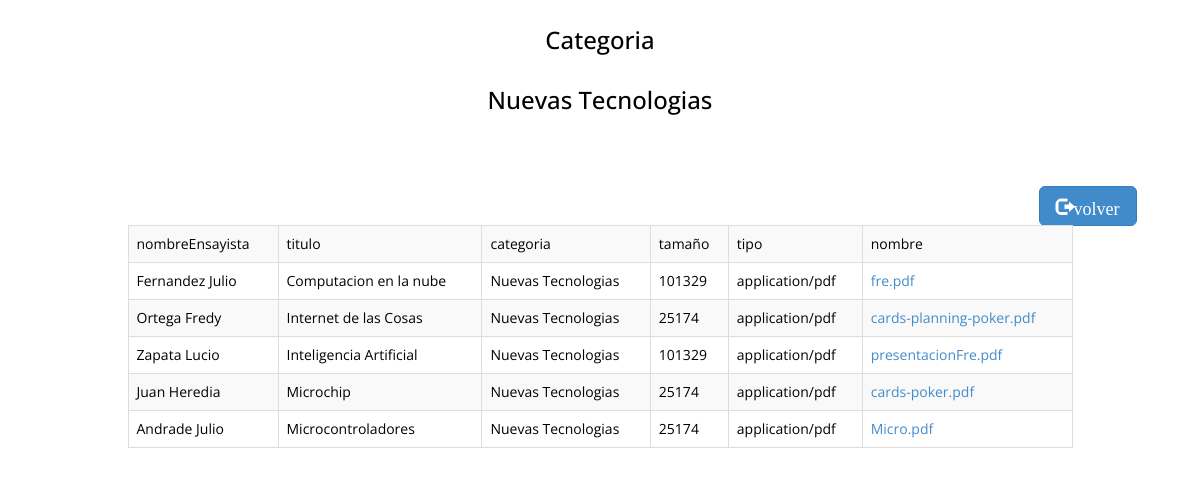
/nuevasTec.php, run on the app's committed database.
### tables this page shows
CREATE TABLE `documento` (
  `id_documento` int(10) UNSIGNED NOT NULL,
  `nombreEnsayista` varchar(150) DEFAULT NULL,
  `titulo` varchar(150) DEFAULT NULL,
  `categoria` mediumtext,
  `tamanio` int(10) UNSIGNED DEFAULT NULL,
  `tipo` varchar(150) DEFAULT NULL,
  `nombre_archivo` varchar(255) DEFAULT NULL
);

### config.inc.php (called while the page is built, shortened)
<?php
class Conect_MySql {
     var $obj = array ( "dbname"	=>	"test",
                       "dbuser"		=>	"root"		,
                       "dbpwd"		=>	""		,
                       "dbhost"		=>	"localhost"	);
     var $db_connect_id = "";
    private function connect(){
		$this->db_connect_id = mysqli_connect($this->obj['dbhost'],$this->obj['dbuser'],$this->obj['dbpwd'],$this->obj['dbname']);
  }
function execute($query) {
        $this->q_id = mysqli_query($this->db_connect_id,$query);
	return $this->q_id;
    }
  public function fetch_row($q_id = "") {
        $result = mysqli_fetch_array($q_id);
        return $result;
    }
}
?>

### nuevasTec.php (the view, shortened to what this page needs)
<!DOCTYPE html>
<html>
    <head>
        <link href="assets/css/bootstrap.css" rel="stylesheet" />
        <link href="assets/css/font-awesome.min.css" rel="stylesheet" />
        <link href="assets/css/style.css" rel="stylesheet" />
    </head>
    <body>
        <h3 class="text-center">Categoria</h3>
		 <h3 class="text-center">Nuevas Tecnologias</h3>
        <div class="container">
            <div class="row main-low-margin text-center">
                <div class="col-md-offset-10 col-md-2 col-sm-2">
                    <a class="btn btn-primary btn-lg glyphicon glyphicon-log-out" type="link" href="menu.organizar.php">volver</a>
                </div>
            </div>
        </div>
        <div class="container">
            <div class="row">
            <div class="col-md-offset-1 col-md-10">
                <table class="table table-striped table-bordered">
                <tr>
				<td>nombreEnsayista</td>
                <td>titulo</td>
                <td>categoria</td>
                <td>tamaño</td>
                <td>tipo</td>
                <td>nombre</td>
                </tr>
                <?php
                include 'config.inc.php';
                $db=new Conect_MySql();
                $sql = "SELECT *  FROM `documento` WHERE `categoria` LIKE 'Nuevas Tecnologias'";
                $query = $db->execute($sql);
                while($datos=$db->fetch_row($query)){?>
                <tr>
				 <td><?php echo $datos['nombreEnsayista']; ?></td>
                <td><?php echo $datos['titulo']; ?></td>
                <td><?php echo $datos['categoria']; ?></td>
                <td><?php echo $datos['tamanio']; ?></td>
                <td><?php echo $datos['tipo']; ?></td>
                <td><a href="archivo.php?id=<?php echo $datos['id_documento']?>"><?php echo $datos['nombre_archivo']; ?></a></td>
                </tr>
                <?php  } ?>
                </table>
            </div>
        </div>
        </div>
    </body>
</html>

### assets/css/style.css (style rules this page uses)
body { font-family: 'Open Sans', sans-serif; font-size: 14px; color: #000; line-height: 16px; font-weight: 400; background:url('assets/img/slider/images/3.png') repeat 0 0; }
h1, h2, h3, h4, h5, h6 { font-family: 'Open Sans', sans-serif; line-height: 40px; }
.text-center { text-align: center; }
.main-low-margin { margin-top: 55px; }
a, a:hover { text-decoration: none; }

### data on the page
documento: nombreEnsayista "Fernandez Julio", titulo "Computacion en la nube", categoria "Nuevas Tecnologias", tamanio "101329", tipo "application/pdf", nombre_archivo "fre.pdf"
documento: nombreEnsayista "Ortega Fredy", titulo "Internet de las Cosas", categoria "Nuevas Tecnologias", tamanio "25174", tipo "application/pdf", nombre_archivo "cards-planning-poker.pdf"
documento: nombreEnsayista "Zapata Lucio", titulo "Inteligencia Artificial", categoria "Nuevas Tecnologias", tamanio "101329", tipo "application/pdf", nombre_archivo "presentacionFre.pdf"
documento: nombreEnsayista "Juan Heredia", titulo "Microchip", categoria "Nuevas Tecnologias", tamanio "25174", tipo "application/pdf", nombre_archivo "cards-poker.pdf"
documento: nombreEnsayista "Andrade Julio", titulo "Microcontroladores", categoria "Nuevas Tecnologias", tamanio "25174", tipo "application/pdf", nombre_archivo "Micro.pdf"
